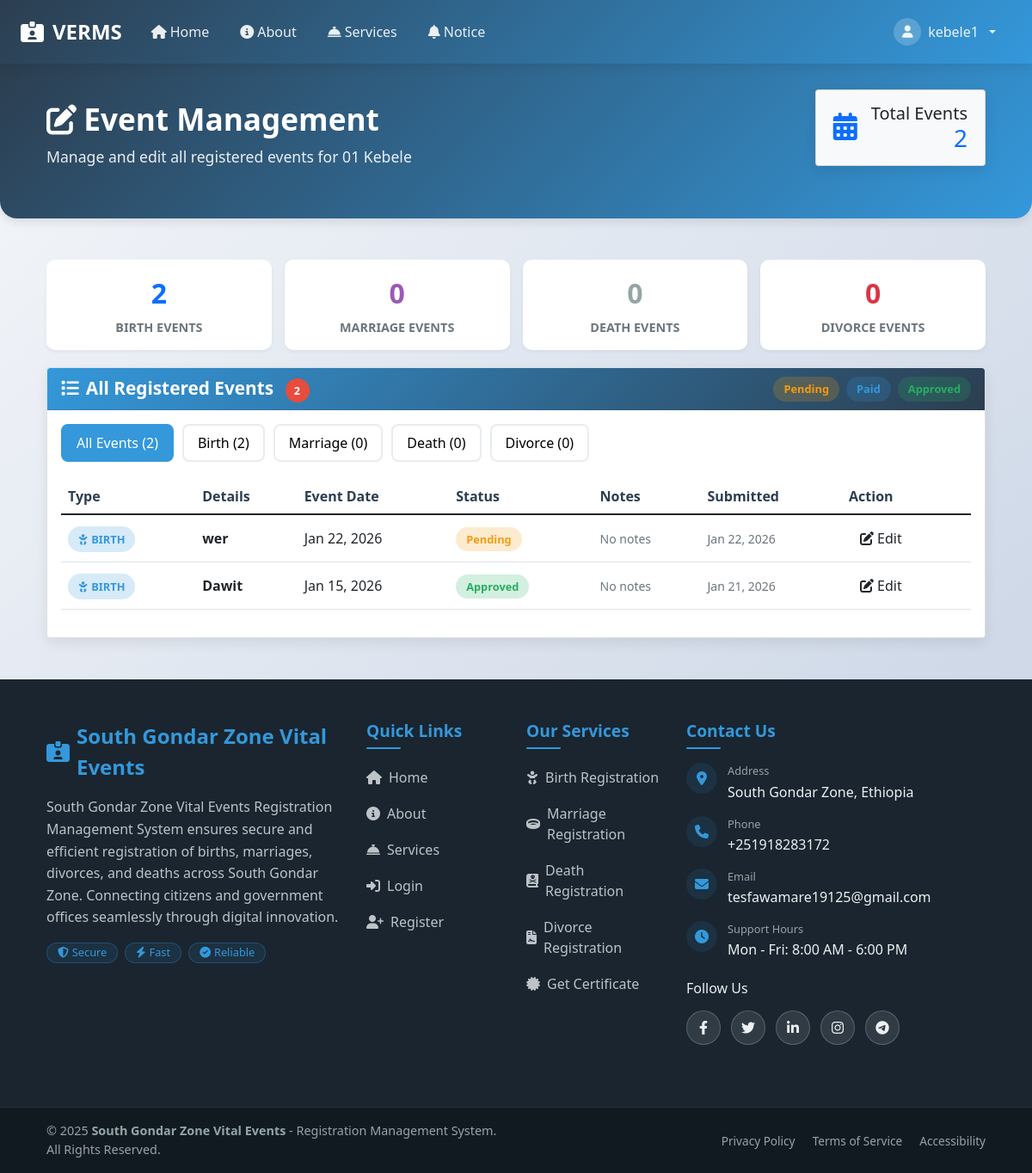
The page /kebele_officer/edit_events.php (signed in) on the database its author committed.
### tables this page shows
CREATE TABLE `kebeles` (
  `id` int(11) NOT NULL,
  `zone_id` int(11) NOT NULL,
  `woreda_id` int(11) NOT NULL,
  `kebele_name` varchar(100) NOT NULL,
  `phone` varchar(20) NOT NULL,
  `kebele_officer_id` int(11) NOT NULL,
  `created_at` timestamp NOT NULL DEFAULT current_timestamp()
);

CREATE TABLE `birth_events` (
  `id` int(11) NOT NULL,
  `user_id` int(11) DEFAULT NULL,
  `form_number` varchar(50) DEFAULT NULL,
  `registration_uid` varchar(50) DEFAULT NULL,
  `child_name` varchar(100) DEFAULT NULL,
  `father_name` varchar(100) DEFAULT NULL,
  `grandfather_name` varchar(100) DEFAULT NULL,
  `sex` enum('Male','Female') DEFAULT NULL,
  `date_of_birth` date DEFAULT NULL,
  `mother_full_name` varchar(100) DEFAULT NULL,
  `father_full_name` varchar(100) DEFAULT NULL,
  `parents_nationality` varchar(100) DEFAULT NULL,
  `registered_date` date DEFAULT NULL,
  `issue_date` date DEFAULT NULL,
  `photo` varchar(255) DEFAULT NULL,
  `notes` text DEFAULT NULL,
  `status` enum('Pending','Paid','Approved','Rejected') DEFAULT 'Pending',
  `created_at` timestamp NOT NULL DEFAULT current_timestamp(),
  `place_of_birth` int(11) DEFAULT NULL

  
);

### kebele_officer/edit_events.php (the view, shortened to what this page needs)
<?php
require_once '../includes/db_connection.php';
$user_id = intval($_SESSION['user_id']);
$kebele_row = $conn->query(
    "SELECT id, kebele_name FROM kebeles WHERE kebele_officer_id = $user_id"
)->fetch_assoc();
$kebele_id = $kebele_row ? $kebele_row['id'] : 0;
$kebele_name = $kebele_row ? $kebele_row['kebele_name'] : '';
$events = [];
$births = $conn->query("
    SELECT 'birth' AS event_type, b.id, b.child_name AS main_name, b.date_of_birth AS event_date, b.status, b.notes, b.created_at
    FROM birth_events b
    WHERE b.place_of_birth = $kebele_id
    ORDER BY b.created_at DESC
");
while ($row = $births->fetch_assoc()) $events[] = $row;
?>
<!DOCTYPE html>
<html lang="en">
<head>
    <link rel="stylesheet" href="https://cdn.jsdelivr.net/npm/bootstrap@5.3.0/dist/css/bootstrap.min.css">
    <link rel="stylesheet" href="https://cdnjs.cloudflare.com/ajax/libs/font-awesome/6.4.0/css/all.min.css">
</head>
<body>
<?php include_once __DIR__ . '/../includes/header.php'; ?>
<div class="dashboard-header">
    <div class="container">
        <div class="row align-items-center">
            <div class="col-md-8">
                <h1 class="dashboard-title">
                    <i class="fas fa-edit me-2"></i>Event Management
                </h1>
                <p class="dashboard-subtitle">
                    Manage and edit all registered events for <?= htmlspecialchars($kebele_name) ?> Kebele
                </p>
            </div>
            <div class="col-md-4 text-md-end">
                <div class="card bg-light" style="display: inline-block; padding: 15px 20px;">
                    <div class="d-flex align-items-center">
                        <div class="me-3">
                            <i class="fas fa-calendar-alt fa-2x text-primary"></i>
                        </div>
                        <div>
                            <h5 class="mb-0 text-dark">Total Events</h5>
                            <h3 class="mb-0 text-primary"><?= count($events) ?></h3>
                        </div>
                    </div>
                </div>
            </div>
        </div>
    </div>
</div>
<div class="container my-5">
    <div class="stats-grid">
        <?php
        $birth_count = array_filter($events, function($event) { return $event['event_type'] === 'birth'; });
        $marriage_count = array_filter($events, function($event) { return $event['event_type'] === 'marriage'; });
        $death_count = array_filter($events, function($event) { return $event['event_type'] === 'death'; });
        $divorce_count = array_filter($events, function($event) { return $event['event_type'] === 'divorce'; });
        ?>
        <div class="stat-item">
            <div class="stat-number text-primary"><?= count($birth_count) ?></div>
            <div class="stat-label">Birth Events</div>
        </div>
        <div class="stat-item">
            <div class="stat-number" style="color: #9b59b6;"><?= count($marriage_count) ?></div>
            <div class="stat-label">Marriage Events</div>
        </div>
        <div class="stat-item">
            <div class="stat-number" style="color: #95a5a6;"><?= count($death_count) ?></div>
            <div class="stat-label">Death Events</div>
        </div>
        <div class="stat-item">
            <div class="stat-number text-danger"><?= count($divorce_count) ?></div>
            <div class="stat-label">Divorce Events</div>
        </div>
    </div>
    <div class="card">
        <div class="card-header d-flex justify-content-between align-items-center">
            <div>
                <i class="fas fa-list me-2"></i>All Registered Events
                <span class="badge-count"><?= count($events) ?></span>
            </div>
            <div class="d-flex gap-2">
                <span class="status-badge status-pending">Pending</span>
                <span class="status-badge status-paid">Paid</span>
                <span class="status-badge status-approved">Approved</span>
            </div>
        </div>
        <div class="card-body">
            <div class="filter-buttons">
                <button class="filter-btn active" data-filter="all">All Events (<?= count($events) ?>)</button>
                <button class="filter-btn" data-filter="birth">Birth (<?= count($birth_count) ?>)</button>
                <button class="filter-btn" data-filter="marriage">Marriage (<?= count($marriage_count) ?>)</button>
                <button class="filter-btn" data-filter="death">Death (<?= count($death_count) ?>)</button>
                <button class="filter-btn" data-filter="divorce">Divorce (<?= count($divorce_count) ?>)</button>
            </div>
            <?php if (count($events) > 0): ?>
                <div class="table-responsive">
                    <table class="table table-hover" id="eventsTable">
                        <thead>
                            <tr>
                                <th>Type</th>
                                <th>Details</th>
                                <th>Event Date</th>
                                <th>Status</th>
                                <th>Notes</th>
                                <th>Submitted</th>
                                <th>Action</th>
                            </tr>
                        </thead>
                        <tbody>
                        <?php foreach($events as $event): ?>
                            <tr class="event-row" data-type="<?= $event['event_type'] ?>">
                                <td>
                                    <?php if ($event['event_type'] === 'birth'): ?>
                                        <span class="event-badge badge-birth">
                                            <i class="fas fa-baby me-1"></i>Birth
                                        </span>
                                    <?php elseif ($event['event_type'] === 'marriage'): ?>
                                        <span class="event-badge badge-marriage">
                                            <i class="fas fa-ring me-1"></i>Marriage
                                        </span>
                                    <?php elseif ($event['event_type'] === 'death'): ?>
                                        <span class="event-badge badge-death">
                                            <i class="fas fa-book-dead me-1"></i>Death
                                        </span>
                                    <?php elseif ($event['event_type'] === 'divorce'): ?>
                                        <span class="event-badge badge-divorce">
                                            <i class="fas fa-file-contract me-1"></i>Divorce
                                        </span>
                                    <?php endif; ?>
                                </td>
                                <td>
                                    <strong><?= htmlspecialchars($event['main_name']) ?></strong>
                                </td>
                                <td>
                                    <?= date('M j, Y', strtotime($event['event_date'])) ?>
                                </td>
                                <td>
                                    <?php if ($event['status'] === 'Pending'): ?>
                                        <span class="status-badge status-pending"><?= $event['status'] ?></span>
                                    <?php elseif ($event['status'] === 'Paid'): ?>
                                        <span class="status-badge status-paid"><?= $event['status'] ?></span>
                                    <?php elseif ($event['status'] === 'Approved'): ?>
                                        <span class="status-badge status-approved"><?= $event['status'] ?></span>
                                    <?php else: ?>
                                        <span class="status-badge"><?= $event['status'] ?></span>
                                    <?php endif; ?>
                                </td>
                                <td>
                                    <small class="text-muted">
                                        <?= $event['notes'] ? htmlspecialchars(substr($event['notes'], 0, 50)) . (strlen($event['notes']) > 50 ? '...' : '') : 'No notes' ?>
                                    </small>
                                </td>
                                <td>
                                    <small class="text-muted">
                                        <?= date('M j, Y', strtotime($event['created_at'])) ?>
                                    </small>
                                </td>
                                <td>
                                    <a href="?edit_type=<?= $event['event_type'] ?>&edit_id=<?= $event['id'] ?>" class="btn btn-edit">
                                        <i class="fas fa-edit me-1"></i>Edit
                                    </a>
                                </td>
                            </tr>
                        <?php endforeach; ?>
                        </tbody>
                    </table>
                </div>
            <?php endif; ?>
        </div>
    </div>
</div>
<?php include '../includes/footer.php'; ?>
</body>
</html>

### kebele_officer/edit_events.php (style rules this page uses)
:root { --primary-color: #2c3e50; --secondary-color: #3498db; --accent-color: #e74c3c; --success-color: #27ae60; --warning-color: #f39c12; --light-color: #ecf0f1; --dark-color: #2c3e50; --gradient-primary: linear-gradient(135deg, #2c3e50 0%, #3498db 100%); --gradient-secondary: linear-gradient(135deg, #3498db 0%, #2c3e50 100%); --shadow: 0 4px 6px rgba(0, 0, 0, 0.1); --transition: all 0.3s ease; }
body { background: linear-gradient(135deg, #f5f7fa 0%, #c3cfe2 100%); min-height: 100vh; font-family: 'Segoe UI', Tahoma, Geneva, Verdana, sans-serif; }
.dashboard-header { background: var(--gradient-primary); color: white; padding: 30px 0; margin-bottom: 30px; border-radius: 0 0 20px 20px; box-shadow: 0 4px 12px rgba(0, 0, 0, 0.1); }
.dashboard-title { font-weight: 700; font-size: 2.2rem; margin-bottom: 10px; }
.dashboard-subtitle { font-size: 1.1rem; opacity: 0.9; }
.card { border: none; border-radius: 16px; box-shadow: 0 6px 15px rgba(0, 0, 0, 0.08); transition: var(--transition); margin-bottom: 25px; overflow: hidden; }
.card-header { background: var(--gradient-secondary); color: white; border: none; padding: 18px 25px; font-weight: 600; font-size: 1.3rem; }
.card-body { padding: 25px; }
.table { margin-bottom: 0; }
.table th { background-color: #f8f9fa; border-top: none; font-weight: 600; color: var(--primary-color); padding: 15px 12px; }
.table td { padding: 15px 12px; vertical-align: middle; }
.btn-edit { background: var(--warning-color); color: white; border: none; border-radius: 8px; padding: 8px 16px; font-weight: 500; transition: var(--transition); }
.badge-count { background: var(--accent-color); color: white; border-radius: 50%; width: 28px; height: 28px; display: inline-flex; align-items: center; justify-content: center; font-size: 0.8rem; margin-left: 8px; }
.event-badge { padding: 6px 12px; border-radius: 20px; font-size: 0.8rem; font-weight: 600; text-transform: uppercase; }
.badge-birth { background: rgba(52, 152, 219, 0.2); color: var(--secondary-color); }
.status-badge { padding: 5px 12px; border-radius: 20px; font-size: 0.8rem; font-weight: 600; }
.status-pending { background: rgba(243, 156, 18, 0.2); color: var(--warning-color); }
.status-paid { background: rgba(52, 152, 219, 0.2); color: var(--secondary-color); }
.status-approved { background: rgba(39, 174, 96, 0.2); color: var(--success-color); }
.filter-buttons { display: flex; gap: 10px; margin-bottom: 20px; flex-wrap: wrap; }
.filter-btn { background: white; border: 2px solid #e9ecef; border-radius: 8px; padding: 8px 16px; font-weight: 500; transition: var(--transition); cursor: pointer; }
.filter-btn.active { background: var(--secondary-color); color: white; border-color: var(--secondary-color); }
.stats-grid { display: grid; grid-template-columns: repeat(auto-fit, minmax(200px, 1fr)); gap: 15px; margin-bottom: 20px; }
.stat-item { text-align: center; padding: 15px; border-radius: 10px; background: white; box-shadow: 0 2px 4px rgba(0, 0, 0, 0.05); }
.stat-number { font-size: 2rem; font-weight: 700; margin-bottom: 5px; }
.stat-label { font-size: 0.9rem; color: #6c757d; text-transform: uppercase; font-weight: 600; }

### includes/header.php (style rules this page uses)
:root { --primary-color: #2c3e50; --secondary-color: #3498db; --accent-color: #e74c3c; --success-color: #27ae60; --warning-color: #f39c12; --light-color: #ecf0f1; --dark-color: #2c3e50; --gradient-primary: linear-gradient(135deg, #2c3e50 0%, #3498db 100%); --gradient-secondary: linear-gradient(135deg, #3498db 0%, #2c3e50 100%); --shadow: 0 4px 6px rgba(0, 0, 0, 0.1); --transition: all 0.3s ease; }

### includes/footer.php (style rules this page uses)
:root { --primary-color: #2c3e50; --secondary-color: #3498db; --accent-color: #e74c3c; --success-color: #27ae60; --warning-color: #f39c12; --light-color: #ecf0f1; --dark-color: #1a252f; --gradient-primary: linear-gradient(135deg, #2c3e50 0%, #3498db 100%); --gradient-secondary: linear-gradient(135deg, #3498db 0%, #2c3e50 100%); --shadow: 0 4px 6px rgba(0, 0, 0, 0.1); --transition: all 0.3s ease; }

### rows shown on the page
kebeles: kebele_name "01"
birth_events: child_name "wer", date_of_birth "Jan 22, 2026", status "Pending", notes "No notes", created_at "Jan 22, 2026"
birth_events: child_name "Dawit", date_of_birth "Jan 15, 2026", status "Approved", notes "No notes", created_at "Jan 21, 2026"

### other values the page prints
$_SESSION['username'] "kebele1"
count($events) "2"
count($birth_count) "2"
count($marriage_count) "0"
count($death_count) "0"
count($divorce_count) "0"
